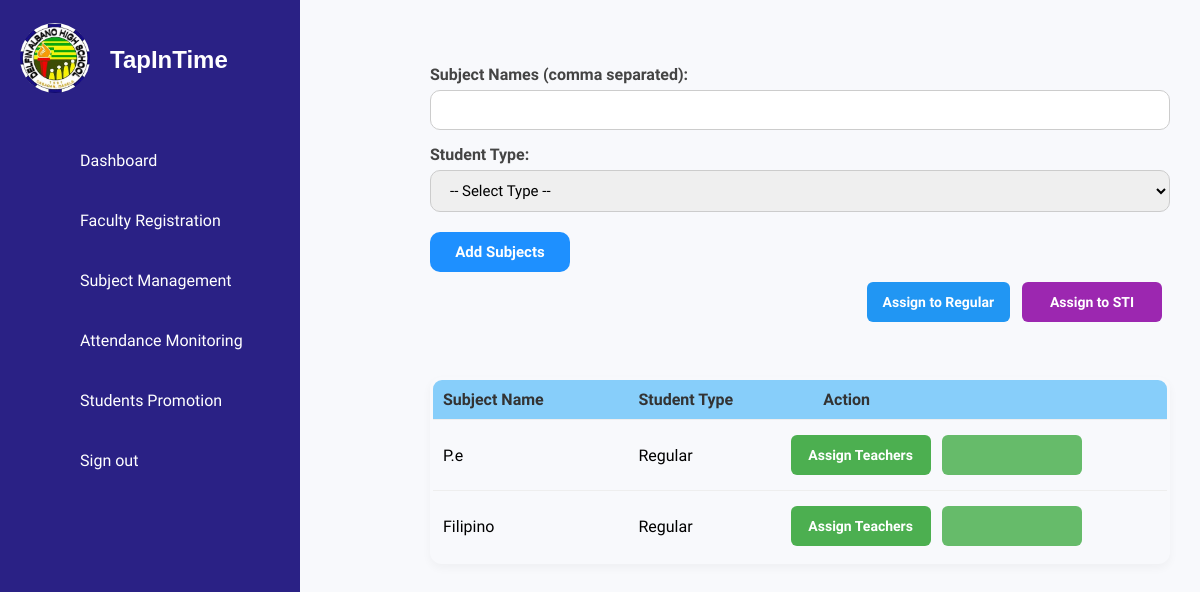
Page /subject_management.php on the committed database.
### tables this page shows
CREATE TABLE `subjects` (
  `id` int(11) NOT NULL,
  `subject_name` varchar(255) NOT NULL,
  `student_type` enum('Regular','STI','Both') NOT NULL,
  `created_at` timestamp NOT NULL DEFAULT current_timestamp()
);

### subject_management.php (the view, shortened to what this page needs)
<?php
include('db_connection.php');
?>
<!DOCTYPE html>
<html lang="en">
<head>
    <link rel="stylesheet" href="assets/css/style.css">
    <link rel="stylesheet" href="assets/css/subject.css">
</head>
<body>
    <?php include('sidebar.php'); ?>
    <div class="subject-manager">
        <div class="subject-card">
            <form method="POST" action="">
                <label>Subject Names (comma separated):</label>
                <input type="text" name="subject_names" required>
                <label>Student Type:</label>
                <select name="student_type" required>
                    <option value="">-- Select Type --</option>
                </select>
                <input type="submit" name="add_subject" class="subject-btn" value="Add Subjects">
            </form>
        </div>
       <div style="display: flex; justify-content: flex-end; align-items: center; margin-bottom: 10px;">
    <div>
        <a href="assign_subjects_to_grade.php?type=Regular" class="subject-btn" style="background-color: #2196F3;">Assign to Regular</a>
        <a href="assign_subjects_to_grade.php?type=STI" class="subject-btn" style="background-color: #9C27B0;">Assign to STI</a>
    </div>
</div>
        <table class="subject-table" style="margin-top:50px";>
            <thead>
                <tr>
                    <th>Subject Name</th>
                    <th>Student Type</th>
                    <th>Action</th>
                </tr>
            </thead>
            <tbody>
                <?php
                $result = $conn->query("SELECT id, subject_name, student_type FROM subjects ORDER BY id DESC");
                if ($result->num_rows > 0):
                    while ($row = $result->fetch_assoc()):
                        $studentTypeDisplay = $row['student_type'] === 'Both' ? 'STI, Regular' : htmlspecialchars($row['student_type']);
                ?>
                <tr>
                    <td><?= htmlspecialchars($row['subject_name']) ?></td>
                    <td><?= $studentTypeDisplay ?></td>
                    <td>
                        <div class="action-buttons">
                            <a href="assign_subjects.php?subject_id=<?= $row['id'] ?>" class="subject-btn">Assign Teachers</a>
                            <a href="view_assigned_teachers.php?subject_id=<?= $row['id'] ?>" class="subject-btn view-btn">
                            </a>
                        </div>
                    </td>
                <?php endwhile; else: ?>
                <tr><td colspan="3">No subjects added yet.</td></tr>
                <?php endif; ?>
            </tbody>
        </table>
    </div>
</body>
</html>

### assets/css/style.css (style rules this page uses)
* { font-family: 'Ubuntu', sans-serif; margin: 0; padding: 0; box-sizing: border-box; }
:root { --blue: #2a2185; --white: #fff; --gray: #f5f5f5; --black1: #222; --black2: #999; }
body { min-height: 100vh; overflow-x: hidden; }
.action-buttons { display: flex; justify-content: center; align-items: center; gap: 3px; margin-left: -100px; }
.view-btn { background-color: #007bff; color: white; padding: 4px 6px; display: flex; align-items: center; justify-content: center; gap: 5px; }
.view-btn { background-color: #007bff; color: white; padding: 8px 12px; display: inline-flex; align-items: center; justify-content: center; gap: 5px; }
.view-btn { padding: 8px 16px; border: none; border-radius: 5px; cursor: pointer; font-size: 14px; background-color: #3535dc; color: white; font-weight: bold; transition: 0.3s; }

### assets/css/subject.css (style rules this page uses)
body { font-family: 'Segoe UI', Tahoma, Geneva, Verdana, sans-serif; background-color: #f8f9fc; }
.subject-manager { margin-left: 400px; padding: 30px; max-width: 1000px; padding-top: 50px; }
label { font-weight: 600; color: #444; display: block; margin-top: 15px; }
input[type="text"], select { width: 100%; padding: 10px 15px; border: 1px solid #ccc; border-radius: 10px; margin-top: 6px; font-size: 15px; }
input[type="submit"], .assign-btn { margin-top: 20px; background-color: #1e90ff; color: #fff; border: none; padding: 10px 18px; font-size: 15px; font-weight: bold; border-radius: 10px; cursor: pointer; transition: background 0.3s ease; text-decoration: none; display: inline-block; }
table { margin-top: 20px; width: 100%; border-collapse: collapse; border-radius: 12px; overflow: hidden; box-shadow: 0 4px 10px rgba(0, 0, 0, 0.04); border-style: solid; border-color:black; }
th, td { text-align: left; padding: 10px 10px; border-bottom: 1px solid #eee; }
th { background-color: lightskyblue; color: #333; }

### subject_management.php (style rules this page uses)
.subject-btn { display: inline-flex; align-items: center; justify-content: center; padding: 8px 16px; height: 40px; font-size: 14px; font-weight: 600; text-decoration: none; border-radius: 6px; color: #fff; background-color: #4CAF50; margin: 5px 8px 5px 0; transition: background-color 0.3s ease; min-width: 140px; box-sizing: border-box; }
.view-btn { background-color: #66bb6a; }

### rows in the picture
subjects: subject_name "P.e", student_type "Regular"
subjects: subject_name "Filipino", student_type "Regular"
